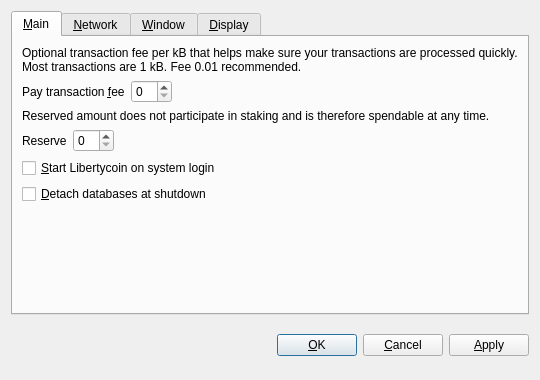
<?xml version="1.0" encoding="UTF-8"?>
<ui version="4.0">
 <class>OptionsDialog</class>
 <widget class="QDialog" name="OptionsDialog">
  <property name="geometry">
   <rect>
    <x>0</x>
    <y>0</y>
    <width>540</width>
    <height>380</height>
   </rect>
  </property>
  <property name="windowTitle">
   <string>Options</string>
  </property>
  <property name="modal">
   <bool>true</bool>
  </property>
  <layout class="QVBoxLayout" name="verticalLayout">
   <item>
    <widget class="QTabWidget" name="tabWidget">
     <property name="tabPosition">
      <enum>QTabWidget::North</enum>
     </property>
     <property name="currentIndex">
      <number>0</number>
     </property>
     <widget class="QWidget" name="tabMain">
      <attribute name="title">
       <string>&amp;Main</string>
      </attribute>
      <layout class="QVBoxLayout" name="verticalLayout_Main">
       <item>
        <widget class="QLabel" name="transactionFeeInfoLabel">
         <property name="text">
          <string>Optional transaction fee per kB that helps make sure your transactions are processed quickly. Most transactions are 1 kB. Fee 0.01 recommended.</string>
         </property>
         <property name="textFormat">
          <enum>Qt::PlainText</enum>
         </property>
         <property name="wordWrap">
          <bool>true</bool>
         </property>
        </widget>
       </item>
       <item>
        <layout class="QHBoxLayout" name="horizontalLayoutFee">
         <item>
          <widget class="QLabel" name="transactionFeeLabel">
           <property name="text">
            <string>Pay transaction &amp;fee</string>
           </property>
           <property name="textFormat">
            <enum>Qt::PlainText</enum>
           </property>
           <property name="buddy">
            <cstring>transactionFee</cstring>
           </property>
          </widget>
         </item>
         <item>
          <widget class="BitcoinAmountField" name="transactionFee"/>
         </item>
         <item>
          <spacer name="horizontalSpacerFee">
           <property name="orientation">
            <enum>Qt::Horizontal</enum>
           </property>
           <property name="sizeHint" stdset="0">
            <size>
             <width>40</width>
             <height>20</height>
            </size>
           </property>
          </spacer>
         </item>
        </layout>
       </item>
       <item>
        <widget class="QLabel" name="reserveBalanceInfoLabel">
         <property name="text">
          <string>Reserved amount does not participate in staking and is therefore spendable at any time.</string>
         </property>
         <property name="textFormat">
          <enum>Qt::PlainText</enum>
         </property>
         <property name="wordWrap">
          <bool>true</bool>
         </property>
        </widget>
       </item>
       <item>
        <layout class="QHBoxLayout" name="horizontalLayoutReserveBalance">
         <item>
          <widget class="QLabel" name="reserveBalanceLabel">
           <property name="text">
            <string>Reserve</string>
           </property>
           <property name="textFormat">
            <enum>Qt::PlainText</enum>
           </property>
           <property name="buddy">
            <cstring>reserveBalance</cstring>
           </property>
          </widget>
         </item>
         <item>
          <widget class="BitcoinAmountField" name="reserveBalance"/>
         </item>
         <item>
          <spacer name="horizontalSpacerReserveBalance">
           <property name="orientation">
            <enum>Qt::Horizontal</enum>
           </property>
           <property name="sizeHint" stdset="0">
            <size>
             <width>40</width>
             <height>20</height>
            </size>
           </property>
          </spacer>
         </item>
        </layout>
       </item>
       <item>
        <widget class="QCheckBox" name="bitcoinAtStartup">
         <property name="toolTip">
          <string>Automatically start Libertycoin after logging in to the system.</string>
         </property>
         <property name="text">
          <string>&amp;Start Libertycoin on system login</string>
         </property>
        </widget>
       </item>
       <item>
        <widget class="QCheckBox" name="detachDatabases">
         <property name="toolTip">
          <string>Detach block and address databases at shutdown. This means they can be moved to another data directory, but it slows down shutdown. The wallet is always detached.</string>
         </property>
         <property name="text">
          <string>&amp;Detach databases at shutdown</string>
         </property>
        </widget>
       </item>
       <item>
        <spacer name="verticalSpacer_Main">
         <property name="orientation">
          <enum>Qt::Vertical</enum>
         </property>
         <property name="sizeHint" stdset="0">
          <size>
           <width>20</width>
           <height>40</height>
          </size>
         </property>
        </spacer>
       </item>
      </layout>
     </widget>
     <widget class="QWidget" name="tabNetwork">
      <attribute name="title">
       <string>&amp;Network</string>
      </attribute>
      <layout class="QVBoxLayout" name="verticalLayout_Network">
       <item>
        <widget class="QCheckBox" name="mapPortUpnp">
         <property name="toolTip">
          <string>Automatically open the Libertycoin client port on the router. This only works when your router supports UPnP and it is enabled.</string>
         </property>
         <property name="text">
          <string>Map port using &amp;UPnP</string>
         </property>
        </widget>
       </item>
       <item>
        <widget class="QCheckBox" name="connectSocks">
         <property name="toolTip">
          <string>Connect to the Libertycoin network through a SOCKS proxy (e.g. when connecting through Tor).</string>
         </property>
         <property name="text">
          <string>&amp;Connect through SOCKS proxy:</string>
         </property>
        </widget>
       </item>
       <item>
        <layout class="QHBoxLayout" name="horizontalLayout_Network">
         <item>
          <widget class="QLabel" name="proxyIpLabel">
           <property name="text">
            <string>Proxy &amp;IP:</string>
           </property>
           <property name="textFormat">
            <enum>Qt::PlainText</enum>
           </property>
           <property name="buddy">
            <cstring>proxyIp</cstring>
           </property>
          </widget>
         </item>
         <item>
          <widget class="QValidatedLineEdit" name="proxyIp">
           <property name="maximumSize">
            <size>
             <width>140</width>
             <height>16777215</height>
            </size>
           </property>
           <property name="toolTip">
            <string>IP address of the proxy (e.g. 127.0.0.1)</string>
           </property>
          </widget>
         </item>
         <item>
          <widget class="QLabel" name="proxyPortLabel">
           <property name="text">
            <string>&amp;Port:</string>
           </property>
           <property name="textFormat">
            <enum>Qt::PlainText</enum>
           </property>
           <property name="buddy">
            <cstring>proxyPort</cstring>
           </property>
          </widget>
         </item>
         <item>
          <widget class="QLineEdit" name="proxyPort">
           <property name="maximumSize">
            <size>
             <width>55</width>
             <height>16777215</height>
            </size>
           </property>
           <property name="toolTip">
            <string>Port of the proxy (e.g. 9050)</string>
           </property>
          </widget>
         </item>
         <item>
          <widget class="QLabel" name="socksVersionLabel">
           <property name="text">
            <string>SOCKS &amp;Version:</string>
           </property>
           <property name="textFormat">
            <enum>Qt::PlainText</enum>
           </property>
           <property name="buddy">
            <cstring>socksVersion</cstring>
           </property>
          </widget>
         </item>
         <item>
          <widget class="QValueComboBox" name="socksVersion">
           <property name="toolTip">
            <string>SOCKS version of the proxy (e.g. 5)</string>
           </property>
          </widget>
         </item>
         <item>
          <spacer name="horizontalSpacer_Network">
           <property name="orientation">
            <enum>Qt::Horizontal</enum>
           </property>
           <property name="sizeHint" stdset="0">
            <size>
             <width>40</width>
             <height>20</height>
            </size>
           </property>
          </spacer>
         </item>
        </layout>
       </item>
       <item>
        <spacer name="verticalSpacer_Network">
         <property name="orientation">
          <enum>Qt::Vertical</enum>
         </property>
         <property name="sizeHint" stdset="0">
          <size>
           <width>20</width>
           <height>40</height>
          </size>
         </property>
        </spacer>
       </item>
      </layout>
     </widget>
     <widget class="QWidget" name="tabWindow">
      <attribute name="title">
       <string>&amp;Window</string>
      </attribute>
      <layout class="QVBoxLayout" name="verticalLayout_Window">
       <item>
        <widget class="QCheckBox" name="minimizeToTray">
         <property name="toolTip">
          <string>Show only a tray icon after minimizing the window.</string>
         </property>
         <property name="text">
          <string>&amp;Minimize to the tray instead of the taskbar</string>
         </property>
        </widget>
       </item>
       <item>
        <widget class="QCheckBox" name="minimizeOnClose">
         <property name="toolTip">
          <string>Minimize instead of exit the application when the window is closed. When this option is enabled, the application will be closed only after selecting Quit in the menu.</string>
         </property>
         <property name="text">
          <string>M&amp;inimize on close</string>
         </property>
        </widget>
       </item>
       <item>
        <spacer name="verticalSpacer_Window">
         <property name="orientation">
          <enum>Qt::Vertical</enum>
         </property>
         <property name="sizeHint" stdset="0">
          <size>
           <width>20</width>
           <height>40</height>
          </size>
         </property>
        </spacer>
       </item>
      </layout>
     </widget>
     <widget class="QWidget" name="tabDisplay">
      <attribute name="title">
       <string>&amp;Display</string>
      </attribute>
      <layout class="QVBoxLayout" name="verticalLayout_Display">
       <item>
        <layout class="QHBoxLayout" name="horizontalLayout_1_Display">
         <item>
          <widget class="QLabel" name="langLabel">
           <property name="text">
            <string>User Interface &amp;language:</string>
           </property>
           <property name="textFormat">
            <enum>Qt::PlainText</enum>
           </property>
           <property name="buddy">
            <cstring>lang</cstring>
           </property>
          </widget>
         </item>
         <item>
          <widget class="QValueComboBox" name="lang">
           <property name="toolTip">
            <string>The user interface language can be set here. This setting will take effect after restarting Libertycoin.</string>
           </property>
          </widget>
         </item>
        </layout>
       </item>
       <item>
        <layout class="QHBoxLayout" name="horizontalLayout_2_Display">
         <item>
          <widget class="QLabel" name="unitLabel">
           <property name="text">
            <string>&amp;Unit to show amounts in:</string>
           </property>
           <property name="textFormat">
            <enum>Qt::PlainText</enum>
           </property>
           <property name="buddy">
            <cstring>unit</cstring>
           </property>
          </widget>
         </item>
         <item>
          <widget class="QValueComboBox" name="unit">
           <property name="toolTip">
            <string>Choose the default subdivision unit to show in the interface and when sending coins.</string>
           </property>
          </widget>
         </item>
        </layout>
       </item>
       <item>
        <widget class="QCheckBox" name="displayAddresses">
         <property name="toolTip">
          <string>Whether to show Libertycoin addresses in the transaction list or not.</string>
         </property>
         <property name="text">
          <string>&amp;Display addresses in transaction list</string>
         </property>
        </widget>
       </item>
       <item>
        <widget class="QCheckBox" name="coinControlFeatures">
         <property name="toolTip">
          <string>Whether to show coin control features or not.</string>
         </property>
         <property name="text">
          <string>Display coin &amp;control features (experts only!)</string>
         </property>
        </widget>
       </item>
       <item>
        <spacer name="verticalSpacer_Display">
         <property name="orientation">
          <enum>Qt::Vertical</enum>
         </property>
         <property name="sizeHint" stdset="0">
          <size>
           <width>20</width>
           <height>40</height>
          </size>
         </property>
        </spacer>
       </item>
      </layout>
     </widget>
    </widget>
   </item>
   <item>
    <layout class="QHBoxLayout" name="horizontalLayout_Buttons">
     <item>
      <spacer name="horizontalSpacer_1">
       <property name="orientation">
        <enum>Qt::Horizontal</enum>
       </property>
       <property name="sizeHint" stdset="0">
        <size>
         <width>40</width>
         <height>48</height>
        </size>
       </property>
      </spacer>
     </item>
     <item>
      <widget class="QLabel" name="statusLabel">
       <property name="font">
        <font>
         <weight>75</weight>
         <bold>true</bold>
        </font>
       </property>
       <property name="text">
        <string/>
       </property>
       <property name="textFormat">
        <enum>Qt::PlainText</enum>
       </property>
       <property name="wordWrap">
        <bool>true</bool>
       </property>
      </widget>
     </item>
     <item>
      <spacer name="horizontalSpacer_2">
       <property name="orientation">
        <enum>Qt::Horizontal</enum>
       </property>
       <property name="sizeHint" stdset="0">
        <size>
         <width>40</width>
         <height>48</height>
        </size>
       </property>
      </spacer>
     </item>
     <item>
      <widget class="QPushButton" name="okButton">
       <property name="text">
        <string>&amp;OK</string>
       </property>
      </widget>
     </item>
     <item>
      <widget class="QPushButton" name="cancelButton">
       <property name="text">
        <string>&amp;Cancel</string>
       </property>
       <property name="autoDefault">
        <bool>false</bool>
       </property>
      </widget>
     </item>
     <item>
      <widget class="QPushButton" name="applyButton">
       <property name="text">
        <string>&amp;Apply</string>
       </property>
       <property name="autoDefault">
        <bool>false</bool>
       </property>
      </widget>
     </item>
    </layout>
   </item>
  </layout>
 </widget>
 <customwidgets>
  <customwidget>
   <class>BitcoinAmountField</class>
   <extends>QSpinBox</extends>
   <header>bitcoinamountfield.h</header>
  </customwidget>
  <customwidget>
   <class>QValueComboBox</class>
   <extends>QComboBox</extends>
   <header>qvaluecombobox.h</header>
  </customwidget>
  <customwidget>
   <class>QValidatedLineEdit</class>
   <extends>QLineEdit</extends>
   <header>qvalidatedlineedit.h</header>
  </customwidget>
 </customwidgets>
 <resources/>
 <connections/>
</ui>
